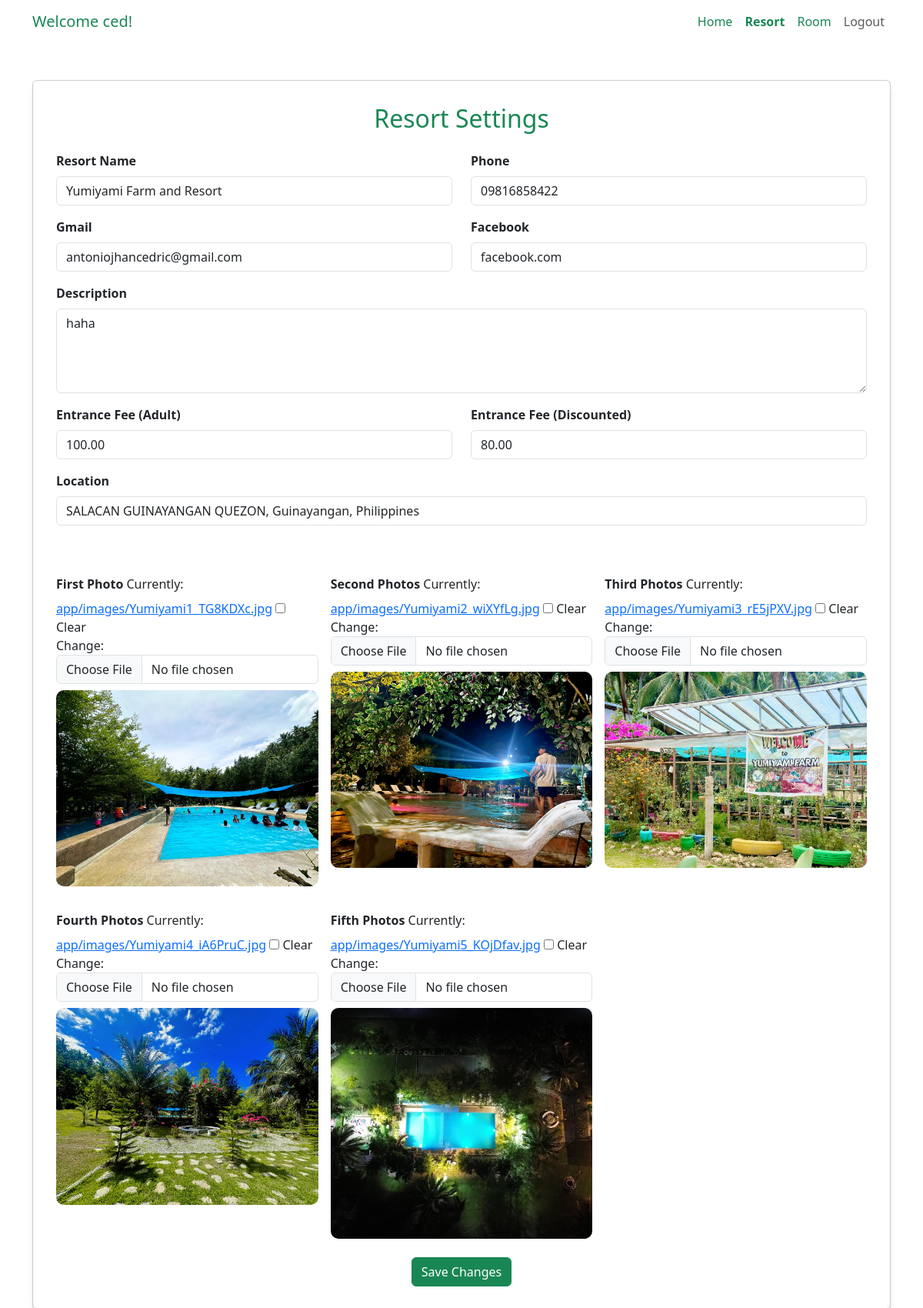
/settings/ (signed in), run on the app's committed database.
### app/models.py (models this page shows, shortened)
class CustomUser(AbstractUser):
    is_verified = models.BooleanField(default=False)
    def __str__(self):
        return self.username

class Resort(models.Model):
    name = models.CharField(max_length=255)
    description = models.TextField(blank=True, null=True)
    entrance_fee_adult = models.DecimalField(max_digits=10, decimal_places=2, default=0)
    entrance_fee_discounted = models.DecimalField(max_digits=10, decimal_places=2, default=0)
    phone = models.CharField(max_length=15)
    gmail = models.CharField(max_length=30)
    facebook = models.CharField(max_length=30)
    location = models.CharField(max_length=100)
    image_1 = models.ImageField(upload_to='app/images/', blank=True, null=True)
    image_2 = models.ImageField(upload_to='app/images/', blank=True, null=True)
    image_3 = models.ImageField(upload_to='app/images/', blank=True, null=True)
    image_4 = models.ImageField(upload_to='app/images/', blank=True, null=True)
    image_5 = models.ImageField(upload_to='app/images/', blank=True, null=True)
    owner = models.ForeignKey(CustomUser, on_delete=models.CASCADE, related_name='resorts')

### app/views.py (the view)
# urls.py: path('settings/', views.resort_settings, name='resort_settings'),
@login_required
def resort_settings(request):
    resort, created = Resort.objects.get_or_create(owner=request.user)
    rooms = Room.objects.filter(resort=resort)
    if request.method == 'POST':
        form = ResortSettingsForm(request.POST, request.FILES, instance=resort)
        room_form = RoomForm(request.POST, request.FILES)
        print(form.errors)
        if form.is_valid():
            resort_instance = form.save(commit=False)
            resort_instance.owner = request.user
            resort_instance.save()
            messages.success(request, "Resort settings updated successfully.")
        else:
            messages.error(request, "There was an error updating the resort settings.")
    else:
        form = ResortSettingsForm(instance=resort)
        room_form = RoomForm()
    context = {
        'form': form,
        'room_form': room_form,
        'rooms': rooms,
    }
    return render(request, 'app/auth/base.html', context)

### templates/app/auth/base.html (shortened to what this page needs)
{% load static %}
<!DOCTYPE html>
<html lang="en">
<head>
    <link href="https://cdn.jsdelivr.net/npm/bootstrap@5.3.0/dist/css/bootstrap.min.css" rel="stylesheet">
</head>
<body>
    <div class="container">
    {% block nav %}
    <nav class="navbar navbar-expand-lg navbar-light bg-transparent">
        <a class="navbar-brand text-success" href="#">Welcome {{ request.user }}!</a>
        <div class="collapse navbar-collapse" id="navbarNav">
            <ul class="navbar-nav ms-auto">
                <li class="nav-item">
                    <a class="nav-link text-success" href="{% url 'auth_home' %}">Home</a>
                </li>
                <li class="nav-item">
                    <a class="nav-link text-success active" href="#">Resort</a>
                </li>
                <li class="nav-item">
                    <a class="nav-link text-success" href="{% url 'room_page' %}">Room</a>
                </li>
                <li class="nav-item">
                    <form method="POST" action="{% url 'logout' %}">
                        <button type="submit" class="btn btn-danger btn-sm nav-link" style="border: none;">Logout</button>
                    </form>
                </li>
            </ul>
        </div>
    </nav>
    {% endblock %}
    </div>
    {% block content %}
    <div class="container mt-5">
                <div class="card">
                    <div class="card-body">
                        <h2 class="text-center mb-4 text-success">Resort Settings</h2>
                        <form method="POST" enctype="multipart/form-data">
                            <div class="row mb-3">
                                <div class="col-md-6">
                                    <label for="id_name" class="form-label">Resort Name</label>
                                    {{ form.name }}
                                </div>
                                <div class="col-md-6">
                                    <label for="id_phone" class="form-label">Phone</label>
                                    {{ form.phone }}
                                </div>
                            </div>
                            <div class="row mb-3">
                                <div class="col-md-6">
                                    <label for="id_gmail" class="form-label">Gmail</label>
                                    {{ form.gmail }}
                                </div>
                                <div class="col-md-6">
                                    <label for="id_facebook" class="form-label">Facebook</label>
                                    {{ form.facebook }}
                                </div>
                            </div>
                            <div class="mb-3">
                                <label for="id_description" class="form-label">Description</label>
                                {{ form.description }}
                            </div>
                            <div class="row mb-3">
                                <div class="col-md-6">
                                    <label for="id_entrance_fee_adult" class="form-label">Entrance Fee (Adult)</label>
                                    {{ form.entrance_fee_adult }}
                                </div>
                                <div class="col-md-6">
                                    <label for="id_entrance_fee_discounted" class="form-label">Entrance Fee (Discounted)</label>
                                    {{ form.entrance_fee_discounted }}
                                </div>
                            </div>
                            <div class="mb-3">
                                <label for="id_location" class="form-label">Location</label>
                                {{ form.location }}
                            </div>
                            <div class="row g-3 mt-5">
                                <div class="col-md-4">
                                    <label for="id_image_1" class="form-label">First Photo</label>
                                    {{ form.image_1 }}
                                    {% if form.image_1.value %}
                                        <img src="{{ form.image_1.value.url }}" alt="Image 1" class="img-fluid mt-2 image-preview w-100">
                                    {% endif %}
                                </div>
                                <div class="col-md-4">
                                    <label for="id_image_2" class="form-label">Second Photos</label>
                                    {{ form.image_2 }}
                                    {% if form.image_2.value %}
                                        <img src="{{ form.image_2.value.url }}" alt="Image 2" class="img-fluid mt-2 image-preview w-100">
                                    {% endif %}
                                </div>
                                <div class="col-md-4">
                                    <label for="id_image_3" class="form-label">Third Photos</label>
                                    {{ form.image_3 }}
                                    {% if form.image_3.value %}
                                        <img src="{{ form.image_3.value.url }}" alt="Image 3" class="img-fluid mt-2 image-preview w-100">
                                    {% endif %}
                                </div>
                            </div>
                            <div class="row g-3 mt-3">
                                <div class="col-md-4">
                                    <label for="id_image_4" class="form-label">Fourth Photos</label>
                                    {{ form.image_4 }}
                                    {% if form.image_4.value %}
                                        <img src="{{ form.image_4.value.url }}" alt="Image 4" class="img-fluid mt-2 image-preview w-100">
                                    {% endif %}
                                </div>
                                <div class="col-md-4">
                                    <label for="id_image_5" class="form-label">Fifth Photos</label>
                                    {{ form.image_5 }}
                                    {% if form.image_5.value %}
                                        <img src="{{ form.image_5.value.url }}" alt="Image 5" class="img-fluid mt-2 image-preview w-100">
                                    {% endif %}
                                </div>
                            </div>
                            <div class="text-center mt-4">
                                <button type="submit" class="btn btn-success">Save Changes</button>
                            </div>
                        </form>
                    </div>
                </div>
    {% endblock %}
</body>
</html>

### templates/app/auth/base.html (style rules this page uses)
.image-preview { max-height: 300px; object-fit: cover; border-radius: 10px; }
.form-label { font-weight: bold; }
.card-body { padding: 30px; border: none; box-shadow: 0px 4px 8px rgba(0, 0, 0, 0.1); transition: box-shadow 0.3s ease; border-radius: 10px; }
.nav-link.active { font-weight: bold; }

### data on the page
CustomUser: user "ced"
Resort: name "Yumiyami Farm and Resort", phone "09816858422", gmail "antoniojhancedric@gmail.com", facebook "facebook.com", description "haha", entrance_fee_adult "100.00", entrance_fee_discounted "80.00", location "SALACAN GUINAYANGAN QUEZON, Guinayangan, Philippines"
